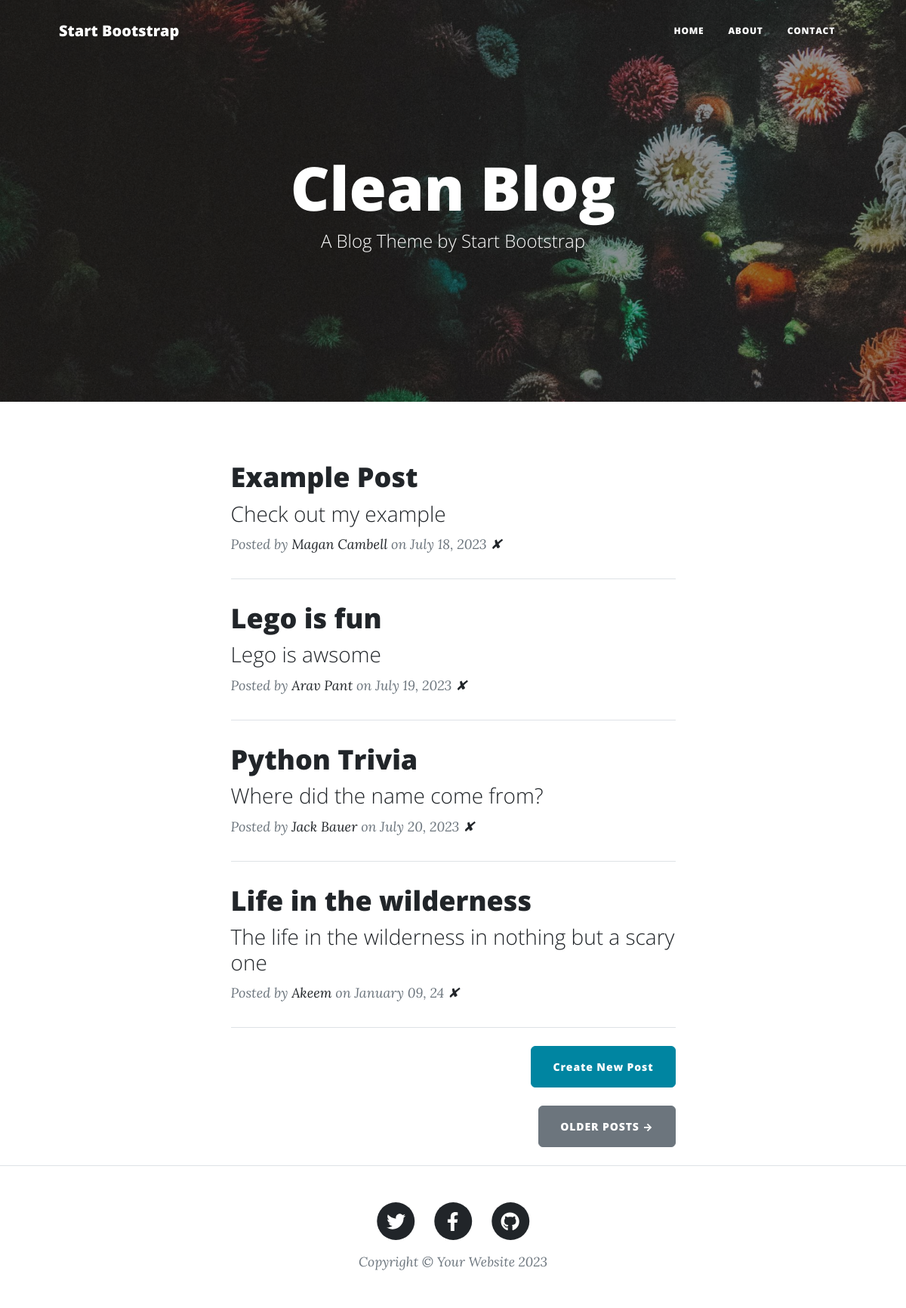
The app's page /, older data.
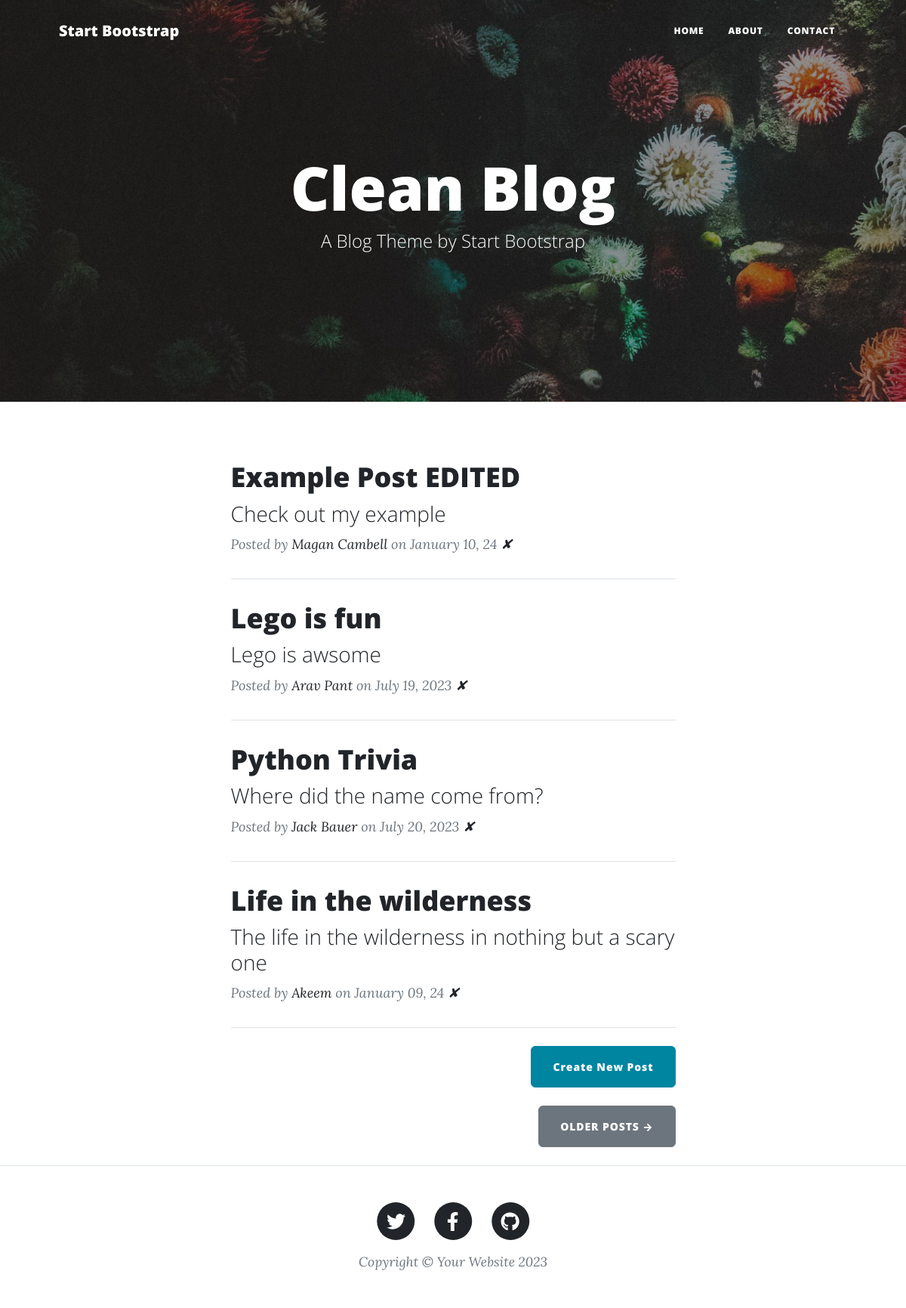
The same page, newer data.
### main.py (models this page shows)
class BlogPost(db.Model):
    id = db.Column(db.Integer, primary_key=True)
    title = db.Column(db.String(250), unique=True, nullable=False)
    subtitle = db.Column(db.String(250), nullable=False)
    date = db.Column(db.String(250), nullable=False)
    body = db.Column(db.Text, nullable=False)
    author = db.Column(db.String(250), nullable=False)
    img_url = db.Column(db.String(250), nullable=False)

### main.py (the view)
@app.route('/')
def get_all_posts():
    posts = []
    all_blog = db.session.execute(db.select(BlogPost)).scalars().all()
    if all_blog:
        for blog in all_blog:
            posts.append(blog)
    return render_template("index.html", all_posts=posts)

### templates/index.html
{% include "header.html" %}
<header
  class="masthead"
  style="background-image: url('../static/assets/img/home-bg.jpg')"
>
  <div class="container position-relative px-4 px-lg-5">
    <div class="row gx-4 gx-lg-5 justify-content-center">
      <div class="col-md-10 col-lg-8 col-xl-7">
        <div class="site-heading">
          <h1>Clean Blog</h1>
          <span class="subheading">A Blog Theme by Start Bootstrap</span>
        </div>
      </div>
    </div>
  </div>
</header>
<div class="container px-4 px-lg-5">
  <div class="row gx-4 gx-lg-5 justify-content-center">
    <div class="col-md-10 col-lg-8 col-xl-7">
      {% for post in all_posts %}
      <div class="post-preview">
        <a href="{{ url_for('show_post', post_id=post.id) }}">
          <h2 class="post-title">{{ post.title }}</h2>
          <h3 class="post-subtitle">{{ post.subtitle }}</h3>
        </a>
        <p class="post-meta">
          Posted by
          <a href="#">{{post.author}}</a>
          on {{post.date}}
            <a href="{{ url_for('delete_post', post_id=post.id) }}">✘</a>
        </p>
      </div>
      <hr class="my-4" />
      {% endfor %}
      <div class="d-flex justify-content-end mb-4">
        <a
          class="btn btn-primary float-right"
          href="{{ url_for('new_post') }}"
          >Create New Post</a
        >
      </div>
      <div class="d-flex justify-content-end mb-4">
        <a class="btn btn-secondary text-uppercase" href="#!">Older Posts →</a>
      </div>
    </div>
  </div>
</div>
{% include "footer.html" %}

Row changes from the older to the newer data that the page shows:
changed BlogPost "Check out my example": title "Example Post" → "Example Post EDITED"; date "July 18, 2023" → "January 10, 24"
